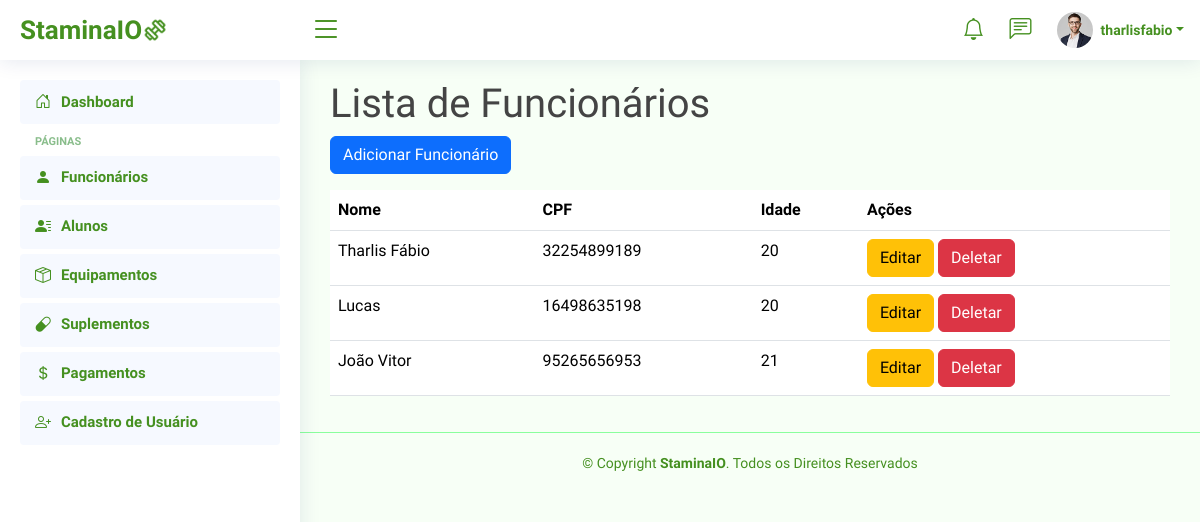
Page /dashboard/funcionarios/ (signed in) on the committed database.
### pessoa/models.py (models this page shows, shortened)
class Pessoa(models.Model):
    nome = models.CharField(max_length=100)
    cpf = models.CharField(max_length=11, unique=True)
    idade = models.IntegerField()
    class Meta:
        abstract = True

class Funcionario(Pessoa):
    funcao = models.CharField(max_length=50)
    salario = models.DecimalField(max_digits=10, decimal_places=2)
    horas_trabalhadas = models.IntegerField()
    telefone = models.CharField(max_length=15)

### pessoa/views.py (the view)
# urls.py: path('funcionarios/', listar_funcionarios, name='lista_funcionarios'),
@login_required
def listar_funcionarios(request):
    funcionarios = Funcionario.objects.all()
    return render(request, 'pessoa/listar_funcionarios.html', {'funcionarios': funcionarios})

### templates/pessoa/listar_funcionarios.html (shortened to what this page needs)
{% extends '_base.html' %}
{% block content %}
    <h1>Lista de Funcionários</h1>
    <a href="{% url 'pessoa:adicionar_funcionario' %}" class="btn btn-primary">Adicionar Funcionário</a>
    <table class="table funcionario-table mt-3">
        <thead>
            <tr>
                <th>Nome</th>
                <th>CPF</th>
                <th>Idade</th>
                <th>Ações</th>
            </tr>
        </thead>
        <tbody>
            {% for funcionario in funcionarios %}
            <tr>
                <td>{{ funcionario.nome }}</td>
                <td>{{ funcionario.cpf }}</td>
                <td>{{ funcionario.idade }}</td>
                <td>
                    <a href="{% url 'pessoa:editar_funcionario' funcionario.pk %}" class="btn btn-warning">Editar</a>
                    <a href="{% url 'pessoa:deletar_funcionario' funcionario.pk %}" class="btn btn-danger">Deletar</a>
                </td>
            </tr>
            {% empty %}
            <tr>
                <td colspan="4">Nenhum funcionário encontrado.</td>
            </tr>
            {% endfor %}
        </tbody>
    </table>
{% endblock %}

### templates/_base.html (shortened to what this page needs)
{% load static %}
<!DOCTYPE html>
<html lang="pt-br">
<head>
  <link rel="stylesheet" href="https://cdnjs.cloudflare.com/ajax/libs/font-awesome/6.0.0-beta3/css/all.min.css">
  <link href="https://cdn.jsdelivr.net/npm/bootstrap-icons@1.10.0/font/bootstrap-icons.css" rel="stylesheet">
  <link href="{% static 'vendor/bootstrap/css/bootstrap.min.css' %}" rel="stylesheet">
  <link href="{% static 'vendor/bootstrap-icons/bootstrap-icons.css' %}" rel="stylesheet">
  <link href="{% static 'vendor/boxicons/css/boxicons.min.css' %}" rel="stylesheet">
  <link href="{% static 'vendor/quill/quill.snow.css' %}" rel="stylesheet">
  <link href="{% static 'vendor/quill/quill.bubble.css' %}" rel="stylesheet">
  <link href="{% static 'vendor/remixicon/remixicon.css' %}" rel="stylesheet">
  <link href="{% static 'vendor/simple-datatables/style.css' %}" rel="stylesheet">
  <link href="{% static 'css/style.css' %}" rel="stylesheet">
  <link href="{% static 'css/custom.css' %}" rel="stylesheet">
</head>
<body>
    <header id="header" class="header fixed-top d-flex align-items-center">
      <div class="d-flex align-items-center justify-content-between">
        <a href="/dashboard/" class="logo d-flex align-items-center">
            <span class="d-none d-lg-block">StaminaIO</span>
            <img src="{% static 'img/logo.png' %}" alt="" />
        </a>
        <i class="bi bi-list toggle-sidebar-btn"></i>
    </div>
      <nav class="header-nav ms-auto">
        <ul class="d-flex align-items-center">
          <li class="nav-item dropdown">
            <a class="nav-link nav-icon" href="#" data-bs-toggle="dropdown">
              <i class="bi bi-bell"></i>
            </a>
          </li>
          <li class="nav-item dropdown">
            <a class="nav-link nav-icon" href="#" data-bs-toggle="dropdown">
              <i class="bi bi-chat-left-text"></i>
            </a>
          </li>
          <li class="nav-item dropdown pe-3">
            <a class="nav-link nav-profile d-flex align-items-center pe-0" href="#" data-bs-toggle="dropdown">
              <img src="{% static 'img/profile-img.jpg' %}" alt="Profile" class="rounded-circle">
              <span class="d-none d-md-block dropdown-toggle ps-2">{{request.user.username}}</span>
            </a>
          </li>
        </ul>
      </nav>
    </header>
    {% include "_sidebar.html" %}
    <main id="main" class="main">
      {% block content %}
      {% endblock %}
    </main>
    <footer id="footer" class="footer">
      <div class="copyright">
        &copy; Copyright <strong><span>StaminaIO</span></strong>. Todos os Direitos Reservados
      </div>
    </footer>
  </body>
  </html>

### static/css/style.css (style rules this page uses)
:root { scroll-behavior: smooth; }
body { font-family: "Chakra Petch", sans-serif; background: #f7fff6; color: #444444; }
a { color: #459020; text-decoration: none; }
h1, h2, h3, h4, h5, h6 { font-family: "Chakra Petch", sans-serif; }
#main { margin-top: 60px; padding: 20px 30px; transition: all 0.3s; }
.logo { line-height: 1; }
@media (min-width: 1200px) { .logo { width: 280px; } }
.logo img { max-height: 26px; margin-right: 6px; }
.logo span { font-size: 26px; font-weight: 700; color: #459020; font-family: "Chakra Petch", sans-serif; }
.header { transition: all 0.5s; z-index: 997; height: 60px; box-shadow: 0px 2px 20px rgba(1, 41, 112, 0.1); background-color: #fff; padding-left: 20px; }
.header .toggle-sidebar-btn { font-size: 32px; padding-left: 10px; cursor: pointer; color: #459020; }
.header-nav ul { list-style: none; }
.header-nav>ul { margin: 0; padding: 0; }
.header-nav .nav-icon { font-size: 22px; color: #459020; margin-right: 25px; position: relative; }
.header-nav .nav-profile { color: #459020; }
.header-nav .nav-profile img { max-height: 36px; }
.header-nav .nav-profile span { font-size: 14px; font-weight: 600; }
@media (min-width: 1200px) { #main, #footer { margin-left: 300px; } }
.footer { padding: 20px 0; font-size: 14px; transition: all 0.3s; border-top: 1px solid #8aff9d; }
.footer .copyright { text-align: center; color: #459020; }

### rows in the picture
Funcionario: nome "Tharlis Fábio", cpf "32254899189", idade "20"
Funcionario: nome "Lucas", cpf "16498635198", idade "20"
Funcionario: nome "João Vitor", cpf "95265656953", idade "21"

### other values in the picture
{{ request.user.username }} "tharlisfabio"
